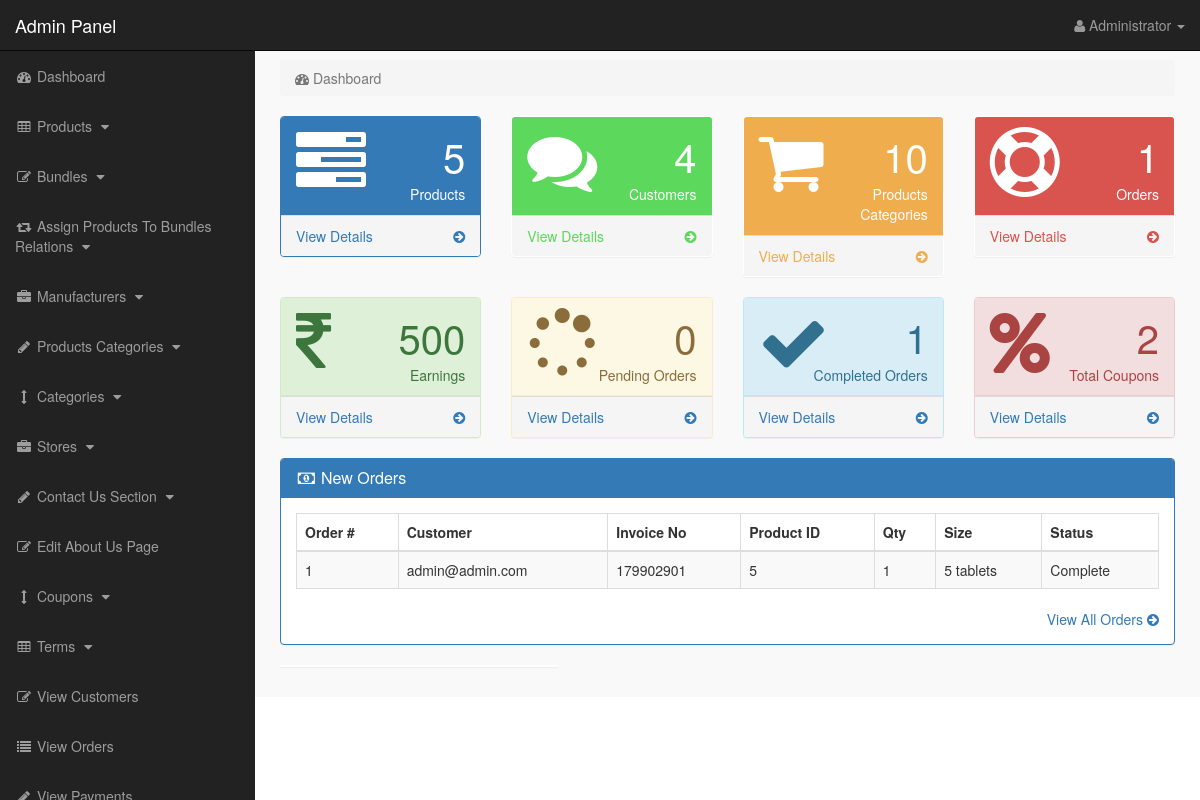
The page /admin_area/index.php?dashboard (signed in) on the database its author committed.
### tables this page shows
CREATE TABLE `pending_orders` (
  `order_id` int(10) NOT NULL,
  `customer_id` int(10) NOT NULL,
  `invoice_no` int(10) NOT NULL,
  `product_id` text NOT NULL,
  `qty` int(10) NOT NULL,
  `size` text NOT NULL,
  `order_status` text NOT NULL
);

CREATE TABLE `customers` (
  `customer_id` int(10) NOT NULL,
  `customer_name` varchar(255) NOT NULL,
  `customer_email` varchar(255) NOT NULL,
  `customer_pass` varchar(255) NOT NULL,
  `customer_country` text NOT NULL,
  `customer_city` text NOT NULL,
  `customer_contact` varchar(255) NOT NULL,
  `customer_address` text NOT NULL,
  `customer_image` text NOT NULL,
  `customer_ip` varchar(255) NOT NULL,
  `customer_confirm_code` text NOT NULL
);

### admin_area/dashboard.php (the view, shortened to what this page needs)
<?php
if(!isset($_SESSION['admin_email'])){
echo "<script>window.open('login.php','_self')</script>";
}
else {
?>
<div class="row">
<div class="col-lg-12">
<ol class="breadcrumb">
<li class="active">
<i class="fa fa-dashboard"></i> Dashboard
</li>
</ol>
</div>
</div>
<div class="row">
<div class="col-lg-3 col-md-6">
<div class="panel panel-primary">
<div class="panel-heading">
<div class="row">
<div class="col-xs-3">
<i class="fa fa-tasks fa-5x"> </i>
</div>
<div class="col-xs-9 text-right">
<div class="huge"> <?php echo $count_products; ?> </div>
<div>Products</div>
</div>
</div>
</div>
<a href="index.php?view_products">
<div class="panel-footer">
<span class="pull-left"> View Details </span>
<span class="pull-right"> <i class="fa fa-arrow-circle-right"></i> </span>
<div class="clearfix"></div>
</div>
</a>
</div>
</div>
<div class="col-lg-3 col-md-6">
<div class="panel panel-green">
<div class="panel-heading">
<div class="row">
<div class="col-xs-3">
<i class="fa fa-comments fa-5x"> </i>
</div>
<div class="col-xs-9 text-right">
<div class="huge"> <?php echo $count_customers; ?> </div>
<div>Customers</div>
</div>
</div>
</div>
<a href="index.php?view_customers">
<div class="panel-footer">
<span class="pull-left"> View Details </span>
<span class="pull-right"> <i class="fa fa-arrow-circle-right"></i> </span>
<div class="clearfix"></div>
</div>
</a>
</div>
</div>
<div class="col-lg-3 col-md-6">
<div class="panel panel-yellow">
<div class="panel-heading">
<div class="row">
<div class="col-xs-3">
<i class="fa fa-shopping-cart fa-5x"> </i>
</div>
<div class="col-xs-9 text-right">
<div class="huge"> <?php echo $count_p_categories; ?> </div>
<div>Products Categories</div>
</div>
</div>
</div>
<a href="index.php?view_p_cats">
<div class="panel-footer">
<span class="pull-left"> View Details </span>
<span class="pull-right"> <i class="fa fa-arrow-circle-right"></i> </span>
<div class="clearfix"></div>
</div>
</a>
</div>
</div>
<div class="col-lg-3 col-md-6">
<div class="panel panel-red">
<div class="panel-heading">
<div class="row">
<div class="col-xs-3">
<i class="fa fa-support fa-5x"> </i>
</div>
<div class="col-xs-9 text-right">
<div class="huge"> <?php echo $count_total_orders; ?> </div>
<div>Orders</div>
</div>
</div>
</div>
<a href="index.php?view_orders">
<div class="panel-footer">
<span class="pull-left"> View Details </span>
<span class="pull-right"> <i class="fa fa-arrow-circle-right"></i> </span>
<div class="clearfix"></div>
</div>
</a>
</div>
</div>
</div>
<div class="row">
    <div class="col-lg-3 col-md-6">
        <div class="panel panel-success">
        <div class="panel-heading">
        <div class="row">
        <div class="col-xs-3">
        <i class="fa fa-rupee fa-5x"> </i>
        </div>
        <div class="col-xs-9 text-right">
        <div class="huge"> <?php echo $count_total_earnings ?> </div>
        <div>Earnings</div>
        </div>
        </div>
        </div>
        <a href="index.php?view_orders">
        <div class="panel-footer">
        <span class="pull-left"> View Details </span>
        <span class="pull-right"> <i class="fa fa-arrow-circle-right"></i> </span>
        <div class="clearfix"></div>
        </div>
        </a>
        </div>
        </div>
        <div class="col-lg-3 col-md-6">
            <div class="panel panel-warning">
            <div class="panel-heading">
            <div class="row">
            <div class="col-xs-3">
            <i class="fa fa-spinner fa-5x"> </i>
            </div>
            <div class="col-xs-9 text-right">
            <div class="huge"> <?php echo $count_pending_orders ?> </div>
            <div>Pending Orders</div>
            </div>
            </div>
            </div>
            <a href="index.php?view_orders">
            <div class="panel-footer">
            <span class="pull-left"> View Details </span>
            <span class="pull-right"> <i class="fa fa-arrow-circle-right"></i> </span>
            <div class="clearfix"></div>
            </div>
            </a>
            </div>
            </div>
            <div class="col-lg-3 col-md-6">
                <div class="panel panel-info">
                <div class="panel-heading">
                <div class="row">
                <div class="col-xs-3">
                <i class="fa fa-check fa-5x"> </i>
                </div>
                <div class="col-xs-9 text-right">
                <div class="huge"> <?php echo $count_completed_orders ?> </div>
                <div>Completed Orders</div>
                </div>
                </div>
                </div>
                <a href="index.php?view_orders">
                <div class="panel-footer">
                <span class="pull-left"> View Details </span>
                <span class="pull-right"> <i class="fa fa-arrow-circle-right"></i> </span>
                <div class="clearfix"></div>
                </div>
                </a>
                </div>
                </div>
                <div class="col-lg-3 col-md-6">
                    <div class="panel panel-danger">
                    <div class="panel-heading">
                    <div class="row">
                    <div class="col-xs-3">
                    <i class="fa fa-percent fa-5x"> </i>
                    </div>
                    <div class="col-xs-9 text-right">
                    <div class="huge"> <?php echo $count_coupons; ?> </div>
                    <div>Total Coupons</div>
                    </div>
                    </div>
                    </div>
                    <a href="index.php?view_orders">
                    <div class="panel-footer">
                    <span class="pull-left"> View Details </span>
                    <span class="pull-right"> <i class="fa fa-arrow-circle-right"></i> </span>
                    <div class="clearfix"></div>
                    </div>
                    </a>
                    </div>
                    </div>
</div>
<div class="row" >
<div class="col-lg-12" >
<div class="panel panel-primary" >
<div class="panel-heading" >
<h3 class="panel-title" >
<i class="fa fa-money fa-fw" ></i> New Orders
</h3>
</div>
<div class="panel-body" >
<div class="table-responsive" >
<table class="table table-bordered table-hover table-striped" >
<thead>
<tr>
<th>Order #</th>
<th>Customer</th>
<th>Invoice No</th>
<th>Product ID</th>
<th>Qty</th>
<th>Size</th>
<th>Status</th>
</tr>
</thead>
<tbody>
<?php
$i = 0;
$get_order = "select * from pending_orders order by 1 DESC LIMIT 0,5";
$run_order = mysqli_query($con,$get_order);
while($row_order=mysqli_fetch_array($run_order)){
$c_id = $row_order['customer_id'];
$invoice_no = $row_order['invoice_no'];
$product_id = $row_order['product_id'];
$qty = $row_order['qty'];
$size = $row_order['size'];
$order_status = $row_order['order_status'];
$i++;
?>
<tr>
<td><?php echo $i; ?></td>
<td>
<?php
$get_customer = "select * from customers where customer_id='$c_id'";
$run_customer = mysqli_query($con,$get_customer);
$row_customer = mysqli_fetch_array($run_customer);
$customer_email = $row_customer['customer_email'];
echo $customer_email;
?>
</td>
<td><?php echo $invoice_no; ?></td>
<td><?php echo $product_id; ?></td>
<td><?php echo $qty; ?></td>
<td><?php echo $size; ?></td>
<td>
<?php
if($order_status=='pending'){
echo $order_status='pending';
}
else {
echo $order_status='Complete';
}
?>
</td>
</tr>
<?php } ?>
</tbody>
</table>
</div>
<div class="text-right" >
<a href="index.php?view_orders" >
View All Orders <i class="fa fa-arrow-circle-right" ></i>
</a>
</div>
</div>
</div>
</div>
<div class="col-md-4">
<div class="panel">
</div>
</div>
</div>
<?php } ?>

### admin_area/includes/sidebar.php (shortened to what this page needs)
<?php
if(!isset($_SESSION['admin_email'])){
echo "<script>window.open('login.php','_self')</script>";
}
else {
?>
<nav class="navbar navbar-inverse navbar-fixed-top" >
<div class="navbar-header" >
<a class="navbar-brand" href="index.php?dashboard" >Admin Panel</a>
</div>
<ul class="nav navbar-right top-nav" >
<li class="dropdown" >
<a href="#" class="dropdown-toggle" data-toggle="dropdown" >
<i class="fa fa-user" ></i>
<?php echo $admin_name; ?> <b class="caret" ></b>
</a>
</li>
</ul>
<div class="collapse navbar-collapse navbar-ex1-collapse">
<ul class="nav navbar-nav side-nav">
<li>
<a href="index.php?dashboard">
<i class="fa fa-fw fa-dashboard"></i> Dashboard
</a>
</li>
<li>
<a href="#" data-toggle="collapse" data-target="#products">
<i class="fa fa-fw fa-table"></i> Products
<i class="fa fa-fw fa-caret-down"></i>
</a>
</li>
<li>
<a href="#" data-toggle="collapse" data-target="#bundles">
<i class="fa fa-fw fa-edit"></i> Bundles
<i class="fa fa-fw fa-caret-down"></i>
</a>
</li>
<li>
<a href="#" data-toggle="collapse" data-target="#relations">
<i class="fa fa-fw fa-retweet"></i> Assign Products To Bundles Relations
<i class="fa fa-fw fa-caret-down"></i>
</a>
</li>
<li>
<a href="#" data-toggle="collapse" data-target="#manufacturers">
<i class="fa fa-fw fa-briefcase"></i> Manufacturers
<i class="fa fa-fw fa-caret-down"></i>
</a>
</li>
<li>
<a href="#" data-toggle="collapse" data-target="#p_cat">
<i class="fa fa-fw fa-pencil"></i> Products Categories
<i class="fa fa-fw fa-caret-down"></i>
</a>
</li>
<li>
<a href="#" data-toggle="collapse" data-target="#cat">
<i class="fa fa-fw fa-arrows-v"></i> Categories
<i class="fa fa-fw fa-caret-down"></i>
</a>
</li>
<li>
<a href="#" data-toggle="collapse" data-target="#store">
<i class="fa fa-fw fa-briefcase"></i> Stores
<i class="fa fa-fw fa-caret-down"></i>
</a>
</li>
<li>
<a href="#" data-toggle="collapse" data-target="#contact_us">
<i class="fa fa-fw fa-pencil"> </i> Contact Us Section
<i class="fa fa-fw fa-caret-down"></i>
</a>
</li>
<li>
<a href="index.php?edit_about_us">
<i class="fa fa-fw fa-edit"></i> Edit About Us Page
</a>
</li>
<li>
<a href="#" data-toggle="collapse" data-target="#coupons">
<i class="fa fa-fw fa-arrows-v"></i> Coupons
<i class="fa fa-fw fa-caret-down"></i>
</a>
</li>
<li>
<a href="#" data-toggle="collapse" data-target="#terms" >
<i class="fa fa-fw fa-table"></i> Terms
<i class="fa fa-fw fa-caret-down"></i>
</a>
</li>
<li>
<a href="index.php?view_customers">
<i class="fa fa-fw fa-edit"></i> View Customers
</a>
</li>
<li>
<a href="index.php?view_orders">
<i class="fa fa-fw fa-list"></i> View Orders
</a>
</li>
<li>
<a href="index.php?view_payments">
<i class="fa fa-fw fa-pencil"></i> View Payments
</a>
</li>
</ul>
</div>
</nav>
<?php } ?>

### admin_area/css/style.css (style rules this page uses)
body { margin-top:100px; }
@media (min-width: 768px) { body { margin-top:50px; } }
.top-nav { padding:0 15px; }
.top-nav>li { display:inline-block; float:left; }
.top-nav>li>a { padding-top:15px; padding-bottom:15px; line-height:20px; color:#999; }
@media (min-width: 768px) { .side-nav { position:fixed; top:51px; width:255px; border-radius:0; overflow-y:auto; background-color: #222; bottom:0; overflow-x:hidden; padding-bottom:40px; } }
@media (min-width: 768px) { .side-nav>li>a { width:255px; } }
.huge { font-size:40px; line-height:normal; }
.panel-green > .panel-heading { color:#fff; background-color:#5cd85c; }
.panel-green > a { color:#5cd85c; }
.panel-red > .panel-heading { color:#fff; background-color:#d9534f; }
.panel-red > a { color:#d9534f; }
.panel-yellow > .panel-heading { color:#fff; background-color:#f0ad4e; }
.panel-yellow > a { color:#f0ad4e; }
.panel-body { border-radius:5px; }

### rows shown on the page
pending_orders: customer.customer_email "admin@admin.com", invoice_no "179902901", product "5", qty "1", size "5 tablets"

### other values the page prints
$admin_name "Administrator"
$count_products "5"
$count_customers "4"
$count_p_categories "10"
$count_total_orders "1"
$count_total_earnings "500"
$count_pending_orders "0"
$count_completed_orders "1"
$count_coupons "2"
